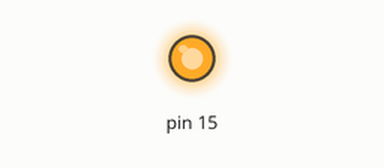
Simulated run of this program. Board: Raspberry Pi (header pin numbers). On the bench: output pins drawn as LEDs (lit = HIGH). At 0.0 s the program stops and its outputs stay as they are.

Above: at 0.1 s.
Timing chart, 0 to 1.5 s (numbered marks = the images above):
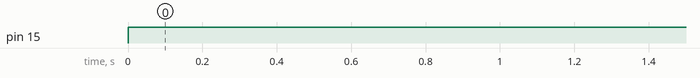

The program:

acende.py
```python
#-*- coding: utf-8 -*-
import RPi.GPIO as GPIO
import time

#configurando como BOARD, Pinos Físicos
GPIO.setmode(GPIO.BOARD)

#Configurando a direção do Pino
GPIO.setup(15, GPIO.OUT) #usei 15 pois meu setmode é board, se estivesse usando BCM seria 22
#Ligando o led
GPIO.output(15, GPIO.HIGH)
```

Measured:
- by itself, pin 15: LOW → HIGH at 0.00 s
